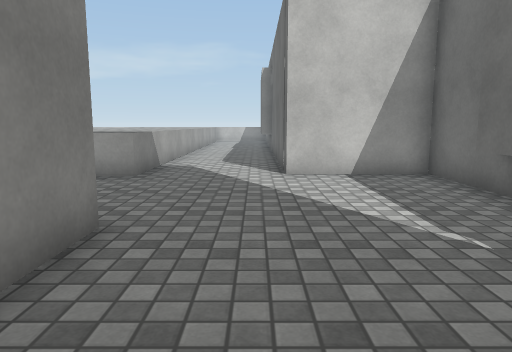
View 1 (above)

16 first-person views from a walk through a 3-D level made in the Unity game engine. The camera is 1.2 m above the floor, tilts 8° down and sees 70° across. The floor is counted in squares, 1 m on a side. Each view is taken from the middle of a square. On the plan, view 1 faces up. The plan holds only what a view shows up to about 15 squares ahead; the rest is blank. Surface patterns are stand-ins for the level's own textures.

View 2
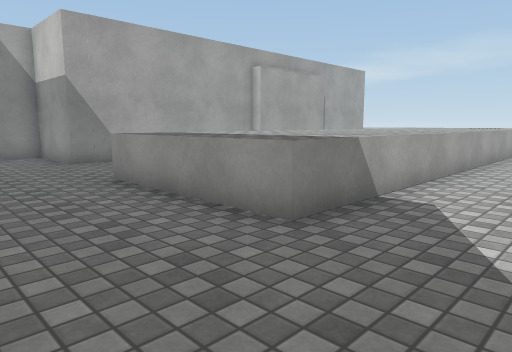

View 3
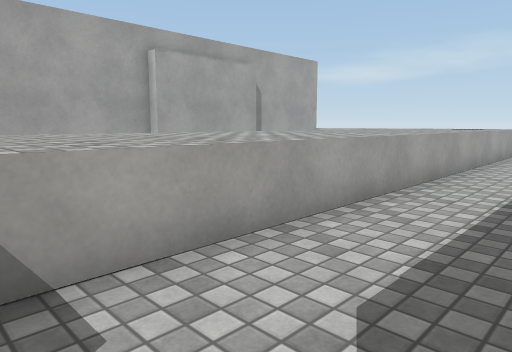

View 4
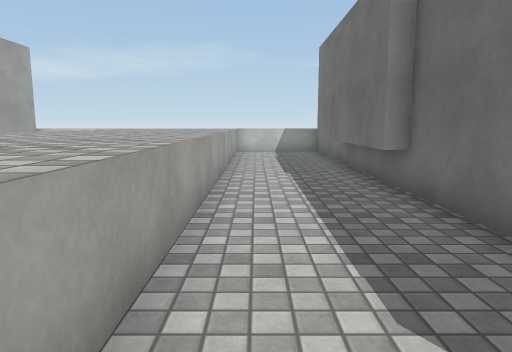

View 5
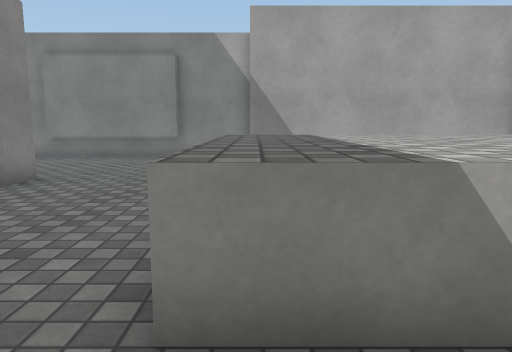

View 6
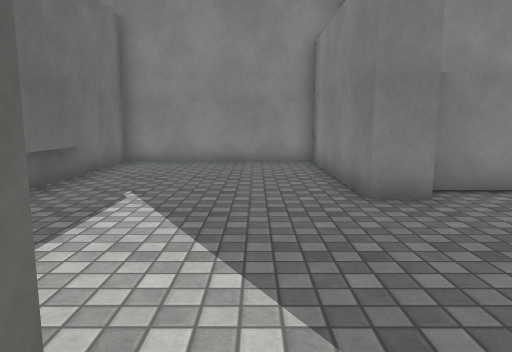

View 7
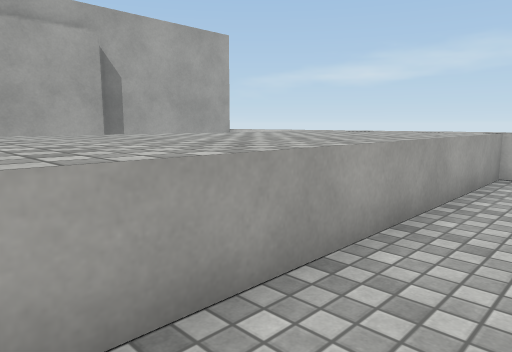

View 8
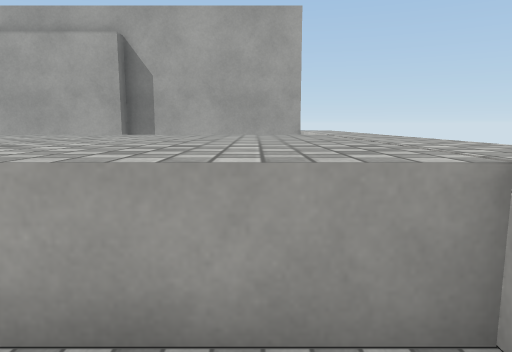

View 9
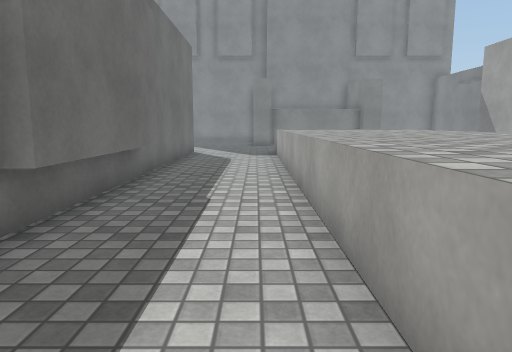

View 10
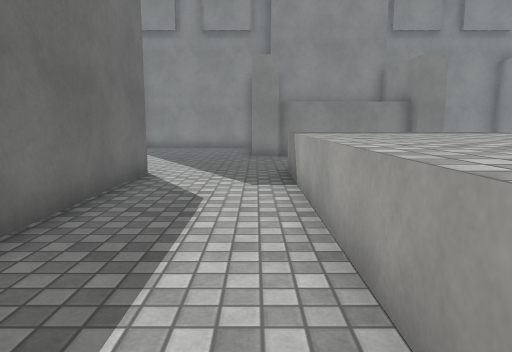

View 11
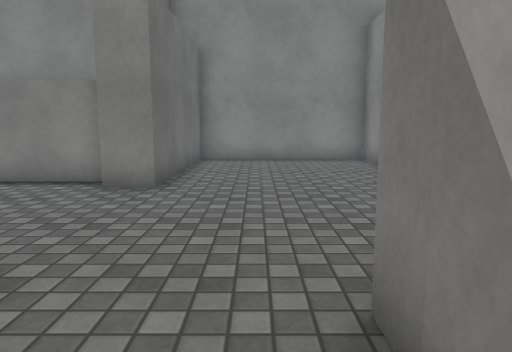

View 12
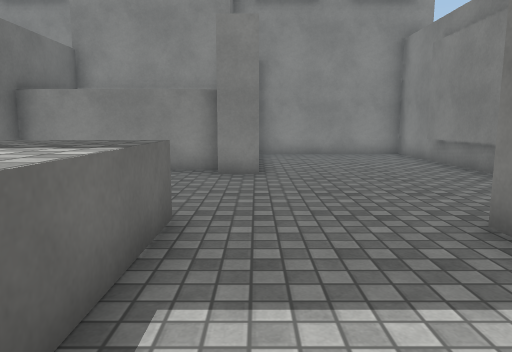

View 13
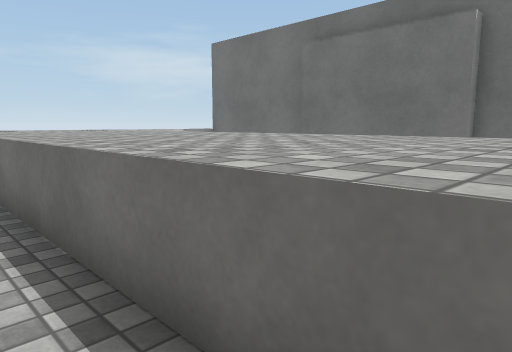

View 14
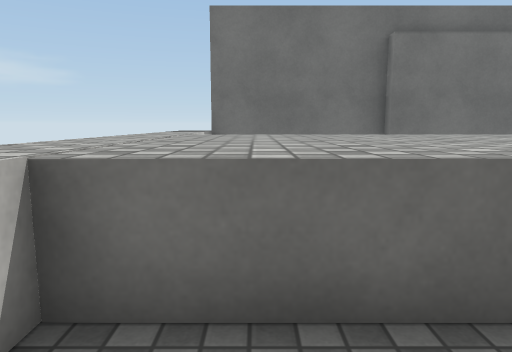

View 15
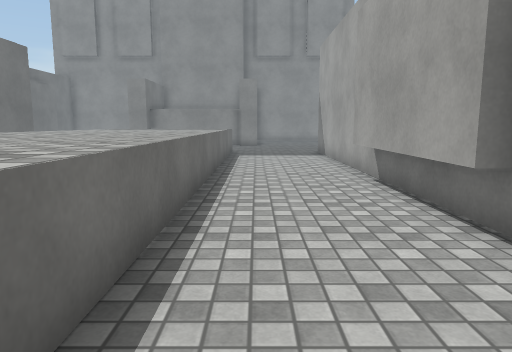

View 16
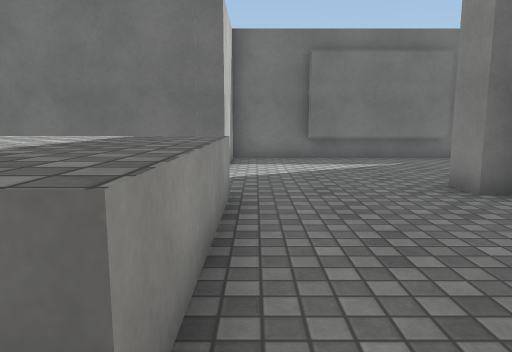

### Floor plan
Key: @ floor where view 1 was taken; # wall or solid block; . floor; ^ raised ledge.
Columns run from 15 left of view 1 to 4 right of it. Each row starts with its distance up from view 1.
 27     ^^^^^^^^^^^^
 26    #^^^^^^^^^^^^#
 25    # ..^^^^^^...#
 24    #   ^^^^^^...#
 23    #...^^^^^^...#
 22    #...^^^^^^...#
 21    ##..^^^^^^..##
 20    ##..^^^^^^..##
 19    ##..^^^^^^..##
 18    ##..^^^^^^..##
 17    ##..^^^^^^..##
 16    #...^^^^^^...#
 15    #...^^^^^^...#
 14    #...^^^^^^...#
 13    #...^^^^^^...#
 12    #...^^^^^^...#
 11    #...^^^^^^...#
 10    #...^^^^^^...#
  9 ####...^^^^^^...####
  8 #..................#
  7 #..................#
  6 #..................#
  5 #..................#
  4 #.....##....##.....#
  3 #.....########.....#
  2 #.....#      #.....#
  1 #.....#      #.....#
  0 #.....#      #.@...#
 -1 #.....#      #.....#
 -2 #######      #######

Where each view was taken, in squares from view 1:
view 1: 0 up, 0 right, facing up
view 2: 5 up, 0 right, facing up-left
view 3: 10 up, 0 right, facing up-left
view 4: 10 up, 2 left, facing up
view 5: 9 up, 1 left, facing left
view 6: 10 up, 0 right, facing down
view 7: 17 up, 1 left, facing up-left
view 8: 25 up, 1 left, facing left
view 9: 25 up, 2 left, facing down
view 10: 18 up, 2 left, facing down
view 11: 11 up, 11 left, facing down
view 12: 13 up, 9 left, facing down
view 13: 14 up, 9 left, facing up-right
view 14: 25 up, 10 left, facing right
view 15: 25 up, 9 left, facing down
view 16: 8 up, 9 left, facing right
